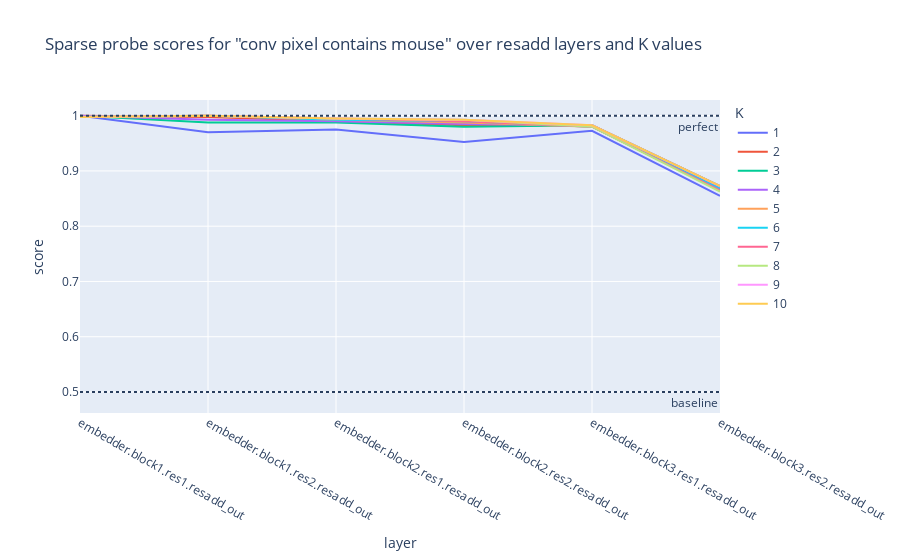

Write notebook code for a chart like this one.
### Code cell
# Train probes and show results
index_nums = np.arange(10)+1
for obj_name, pixel_data_this in pixel_data.items():
    scores_list = []
    for value_label, (pixels, is_obj, rows_in_value, cols_in_value, f_test, sort_inds) in tqdm(pixel_data_this.items()):
        for K in index_nums:
            results = cpr.linear_probe(pixels[:,sort_inds[:K]], is_obj, C=10, random_state=42)
            scores_list.append({'layer': value_label, 'K': K, 'score': results['test_score']})
    scores_df = pd.DataFrame(scores_list)

    fig = px.line(scores_df, x='layer', y='score', color='K',
        title=f'Sparse probe scores for "conv pixel contains {obj_name}" over resadd layers and K values')
    fig.add_hline(y=1.,  line_dash="dot", annotation_text="perfect",  annotation_position="bottom right")
    fig.add_hline(y=0.5, line_dash="dot", annotation_text="baseline", annotation_position="bottom right")
    fig.show()

### Figure 1 — Plotly figure (JSON) as saved in the notebook; plotly's stock layout.template omitted (floating-point values rounded to 4 significant figures)
{"data": [{"hovertemplate": "K=1<br>layer=%{x}<br>score=%{y}<extra></extra>", "legendgroup": "1", "line": {"color": "#636efa", "dash": "solid"}, "marker": {"symbol": "circle"}, "mode": "lines", "name": "1", "orientation": "v", "showlegend": true, "type": "scatter", "x": ["embedder.block1.res1.resadd_out", "embedder.block1.res2.resadd_out", "embedder.block2.res1.resadd_out", "embedder.block2.res2.resadd_out", "embedder.block3.res1.resadd_out", "embedder.block3.res2.resadd_out"], "xaxis": "x", "y": [1, 0.97, 0.975, 0.9525, 0.9725, 0.855], "yaxis": "y"}, {"hovertemplate": "K=2<br>layer=%{x}<br>score=%{y}<extra></extra>", "legendgroup": "2", "line": {"color": "#EF553B", "dash": "solid"}, "marker": {"symbol": "circle"}, "mode": "lines", "name": "2", "orientation": "v", "showlegend": true, "type": "scatter", "x": ["embedder.block1.res1.resadd_out", "embedder.block1.res2.resadd_out", "embedder.block2.res1.resadd_out", "embedder.block2.res2.resadd_out", "embedder.block3.res1.resadd_out", "embedder.block3.res2.resadd_out"], "xaxis": "x", "y": [1, 0.9975, 0.99, 0.9825, 0.9825, 0.8725], "yaxis": "y"}, {"hovertemplate": "K=3<br>layer=%{x}<br>score=%{y}<extra></extra>", "legendgroup": "3", "line": {"color": "#00cc96", "dash": "solid"}, "marker": {"symbol": "circle"}, "mode": "lines", "name": "3", "orientation": "v", "showlegend": true, "type": "scatter", "x": ["embedder.block1.res1.resadd_out", "embedder.block1.res2.resadd_out", "embedder.block2.res1.resadd_out", "embedder.block2.res2.resadd_out", "embedder.block3.res1.resadd_out", "embedder.block3.res2.resadd_out"], "xaxis": "x", "y": [1, 0.9875, 0.9875, 0.98, 0.9825, 0.8725], "yaxis": "y"}, {"hovertemplate": "K=4<br>layer=%{x}<br>score=%{y}<extra></extra>", "legendgroup": "4", "line": {"color": "#ab63fa", "dash": "solid"}, "marker": {"symbol": "circle"}, "mode": "lines", "name": "4", "orientation": "v", "showlegend": true, "type": "scatter", "x": ["embedder.block1.res1.resadd_out", "embedder.block1.res2.resadd_out", "embedder.block2.res1.resadd_out", "embedder.block2.res2.resadd_out", "embedder.block3.res1.resadd_out", "embedder.block3.res2.resadd_out"], "xaxis": "x", "y": [1, 0.9925, 0.99, 0.985, 0.9825, 0.87], "yaxis": "y"}, {"hovertemplate": "K=5<br>layer=%{x}<br>score=%{y}<extra></extra>", "legendgroup": "5", "line": {"color": "#FFA15A", "dash": "solid"}, "marker": {"symbol": "circle"}, "mode": "lines", "name": "5", "orientation": "v", "showlegend": true, "type": "scatter", "x": ["embedder.block1.res1.resadd_out", "embedder.block1.res2.resadd_out", "embedder.block2.res1.resadd_out", "embedder.block2.res2.resadd_out", "embedder.block3.res1.resadd_out", "embedder.block3.res2.resadd_out"], "xaxis": "x", "y": [0.9975, 1, 0.9925, 0.9875, 0.98, 0.865], "yaxis": "y"}, {"hovertemplate": "K=6<br>layer=%{x}<br>score=%{y}<extra></extra>", "legendgroup": "6", "line": {"color": "#19d3f3", "dash": "solid"}, "marker": {"symbol": "circle"}, "mode": "lines", "name": "6", "orientation": "v", "showlegend": true, "type": "scatter", "x": ["embedder.block1.res1.resadd_out", "embedder.block1.res2.resadd_out", "embedder.block2.res1.resadd_out", "embedder.block2.res2.resadd_out", "embedder.block3.res1.resadd_out", "embedder.block3.res2.resadd_out"], "xaxis": "x", "y": [0.9975, 1, 0.9925, 0.99, 0.98, 0.8675], "yaxis": "y"}, {"hovertemplate": "K=7<br>layer=%{x}<br>score=%{y}<extra></extra>", "legendgroup": "7", "line": {"color": "#FF6692", "dash": "solid"}, "marker": {"symbol": "circle"}, "mode": "lines", "name": "7", "orientation": "v", "showlegend": true, "type": "scatter", "x": ["embedder.block1.res1.resadd_out", "embedder.block1.res2.resadd_out", "embedder.block2.res1.resadd_out", "embedder.block2.res2.resadd_out", "embedder.block3.res1.resadd_out", "embedder.block3.res2.resadd_out"], "xaxis": "x", "y": [0.9975, 1, 0.995, 0.99, 0.98, 0.865], "yaxis": "y"}, {"hovertemplate": "K=8<br>layer=%{x}<br>score=%{y}<extra></extra>", "legendgroup": "8", "line": {"color": "#B6E880", "dash": "solid"}, "marker": {"symbol": "circle"}, "mode": "lines", "name": "8", "orientation": "v", "showlegend": true, "type": "scatter", "x": ["embedder.block1.res1.resadd_out", "embedder.block1.res2.resadd_out", "embedder.block2.res1.resadd_out", "embedder.block2.res2.resadd_out", "embedder.block3.res1.resadd_out", "embedder.block3.res2.resadd_out"], "xaxis": "x", "y": [0.9975, 1, 0.995, 0.9925, 0.98, 0.8625], "yaxis": "y"}, {"hovertemplate": "K=9<br>layer=%{x}<br>score=%{y}<extra></extra>", "legendgroup": "9", "line": {"color": "#FF97FF", "dash": "solid"}, "marker": {"symbol": "circle"}, "mode": "lines", "name": "9", "orientation": "v", "showlegend": true, "type": "scatter", "x": ["embedder.block1.res1.resadd_out", "embedder.block1.res2.resadd_out", "embedder.block2.res1.resadd_out", "embedder.block2.res2.resadd_out", "embedder.block3.res1.resadd_out", "embedder.block3.res2.resadd_out"], "xaxis": "x", "y": [0.9975, 1, 0.995, 0.9925, 0.9825, 0.8725], "yaxis": "y"}, {"hovertemplate": "K=10<br>layer=%{x}<br>score=%{y}<extra></extra>", "legendgroup": "10", "line": {"color": "#FECB52", "dash": "solid"}, "marker": {"symbol": "circle"}, "mode": "lines", "name": "10", "orientation": "v", "showlegend": true, "type": "scatter", "x": ["embedder.block1.res1.resadd_out", "embedder.block1.res2.resadd_out", "embedder.block2.res1.resadd_out", "embedder.block2.res2.resadd_out", "embedder.block3.res1.resadd_out", "embedder.block3.res2.resadd_out"], "xaxis": "x", "y": [0.9975, 1, 0.995, 0.9925, 0.9825, 0.8725], "yaxis": "y"}], "layout": {"annotations": [{"showarrow": false, "text": "perfect", "x": 1, "xanchor": "right", "xref": "x domain", "y": 1, "yanchor": "top", "yref": "y"}, {"showarrow": false, "text": "baseline", "x": 1, "xanchor": "right", "xref": "x domain", "y": 0.5, "yanchor": "top", "yref": "y"}], "legend": {"title": {"text": "K"}, "tracegroupgap": 0}, "shapes": [{"line": {"dash": "dot"}, "type": "line", "x0": 0, "x1": 1, "xref": "x domain", "y0": 1, "y1": 1, "yref": "y"}, {"line": {"dash": "dot"}, "type": "line", "x0": 0, "x1": 1, "xref": "x domain", "y0": 0.5, "y1": 0.5, "yref": "y"}], "title": {"text": "Sparse probe scores for \"conv pixel contains mouse\" over resadd layers and K values"}, "xaxis": {"anchor": "y", "domain": [0, 1], "title": {"text": "layer"}}, "yaxis": {"anchor": "x", "domain": [0, 1], "title": {"text": "score"}}}}
